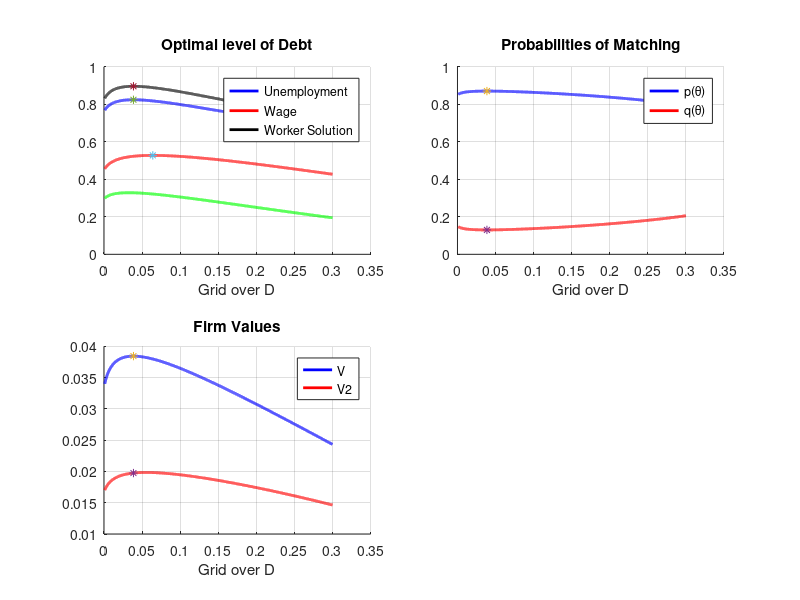
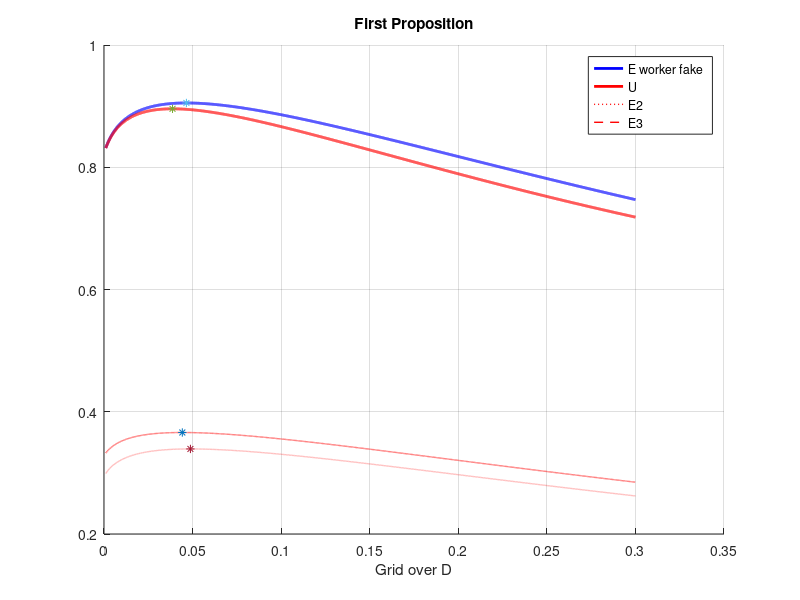

Write MATLAB code to recreate these figures, in order.
clear all
close all

%Parameterization
delt           = 0.1; %parameter of the decreasing return to scale
b              = 0.2; %worker outside option
r              = 1; %interest rate to owe to the bank
COE            = 0.005; %initial endowment (initial equity)
alp_min        = 0.001; %minimum level of debt
alp_max        = 0.3; %maximum level of debt
alp            = linspace(alp_min,alp_max,10000); %Grid over debt choice

%Endogenous functions
phie           = r*alp.*(COE + alp).^(-delt); %probability of default
A              = (1/2*(1+phie).*(COE + alp).^delt - r*alp); %Technical object
B              = b*(phie + (((1 - phie).*b.*(COE + alp).^(-delt))/2) - 2); %Technical object
Exp_output     = (1/2*(1-phie.^2).*(COE + alp).^delt - r*alp.*(1-phie)); 
Max_output     = (COE + alp).^delt - r*alp;
C              = (COE.*((2-phie).*Exp_output + B + (2-phie).*phie*b)).^(1/2)./(2-phie); %Technical object
w              = Max_output - (COE + alp).^(delt/2)*2^(0.5).*C.^(0.5); %wage
phi_dw         = phie + w.*(COE + alp).^(-delt); %probability of having zero profits
V2             = (1-phie).*A - ...
      (1/2*(1-phie) + A.*(COE + alp).^(-delt)).*w + 1/2*(COE + alp).^(-delt).*w.^2; 
V              = (2-phie).*V2; %firm's value for a given match
E2             = phie*b + (1 - phie).*w - 1/2*((COE + alp).^(-delt)).*w.^2;
E3             = E2 + 1/2*((COE + alp).^(-delt))*b^2;
E_net          = (2-phie).*E2 + B; %employment's value for a given match
E_net_check    = E2 + phie*b + (1 - phie).*E3 - 2*b;
ptheta         = E_net./(E_net + V); %worker's prob of matching
qtheta         = V./(E_net + V); %firm's prob of matching
U              = b + ptheta.*(E2 + phie*b + (1 - phie).*E3) + (1 - ptheta)*2*b; %Value of unemployment
U_check        = E_net.^2./(E_net + V) + 3*b;

%Worker solution - Set w equal to Max_output
E2_worker      = phie*b + (1 - phie).*Max_output - 1/2*((COE + alp).^(-delt)).*Max_output.^2;
E3_worker      = E2_worker + 1/2*((COE + alp).^(-delt))*b^2;
U_worker       = b + E2_worker + phie*b + (1 - phie).*E3_worker;
E_worker_fake  = b + E2_worker + E3_worker;

%Some checks
if sum(abs(E_net - E_net_check)) > 10^(-8)
      display('Net value of employment is wrong')
end
if sum(abs(E2 + V2 - Exp_output - phie*b)) > 10^(-8)
      display('Either E2 or V2 is wrong')
end
if sum(abs(E_net + V - (2-phie).*(Exp_output + phie*b) - B)) > 10^(-8)
      display('Either E_net or V is wrong')
end
if sum(abs(U - U_check)) > 10^(-8)
      display('Value of unemployment is wrong')
end

%Optimal Ds
[max_w               loc_D_w]                = max(w);
[max_Exp             loc_D_Exp]              = max(Exp_output);
[max_U               loc_D_U]                = max(U);
[max_U_worker        loc_D_U_worker]         = max(U_worker);
[max_ptheta          loc_D_ptheta]           = max(ptheta);
[max_qtheta          loc_D_qtheta]           = min(qtheta);
[max_V               loc_D_V]                = max(V);
[max_V2              loc_D_V2]               = max(V2);
[max_Ey              loc_D_Ey]               = max((2-phie).*(Exp_output + phie*b) + B);

if loc_D_U - loc_D_U_worker > 0
      display('Worker Solution and Search Solution are different')
end

%Plots
figure(1)
newPosition = [1 41 1920 963];
newUnits = 'normalized';
set(gcf,'Position', newPosition,'Units', newUnits);
hL.Orientation = 'horizontal';
hL.FontSize = 16;

subplot(2,2,1)
hold on
plot(alp,U,'LineWidth',2,'Color','b')
plot(alp,w,'LineWidth',2,'Color','r')
plot(alp,U_worker,'LineWidth',2,'Color','k')
plot(alp,Exp_output,'LineWidth',2,'Color','g')
plot(alp(loc_D_U),U(loc_D_U),'*')
plot(alp(loc_D_w),w(loc_D_w),'*')
plot(alp(loc_D_U_worker),U_worker(loc_D_U_worker),'*')
grid on
xlabel('Grid over D') % x-axis label
% ylabel('Value of Unemployment') % y-axis label
legend('Unemployment','Wage','Worker Solution')
title('Optimal level of Debt')
hold off

subplot(2,2,2)
hold on
plot(alp,ptheta,'LineWidth',2,'Color','b')
plot(alp,qtheta,'LineWidth',2,'Color','r')
plot(alp(loc_D_U),ptheta(loc_D_U),'*')
plot(alp(loc_D_U),qtheta(loc_D_U),'*')
grid on
xlabel('Grid over D') % x-axis label
% ylabel('Value of Unemployment') % y-axis label
legend('p(\theta)','q(\theta)')
title('Probabilities of Matching')
hold off

subplot(2,2,3)
hold on
plot(alp,V,'LineWidth',2,'Color','b')
plot(alp,V2,'LineWidth',2,'Color','r')
plot(alp(loc_D_U),V(loc_D_U),'*')
plot(alp(loc_D_U),V2(loc_D_U),'*')
grid on
xlabel('Grid over D') % x-axis label
% ylabel('Value of Unemployment') % y-axis label
legend('V','V2')
title('Firm Values')
hold off

figure(2)
hold on
plot(alp,E_worker_fake,'LineWidth',2,'Color','b')
plot(alp,U_worker,'LineWidth',2,'Color','r')
plot(alp,E2_worker,':','LineWidth',1,'Color','r')
plot(alp,E3_worker,'--','LineWidth',1,'Color','r')
plot(alp(loc_D_U_worker),U_worker(loc_D_U_worker),'*')
[ciccio loc_D_E_worker_fake] = max(E_worker_fake);
plot(alp(loc_D_E_worker_fake),E_worker_fake(loc_D_E_worker_fake),'*')
[ciccio loc_D_E2_worker] = max(E2_worker);
[ciccio loc_D_E3_worker] = max(E3_worker);
plot(alp(loc_D_E2_worker),E2_worker(loc_D_E2_worker),'*')
plot(alp(loc_D_E3_worker),E3_worker(loc_D_E3_worker),'*')
grid on
xlabel('Grid over D') % x-axis label
legend('E worker fake','U','E2','E3')
title('First Proposition')
hold off






